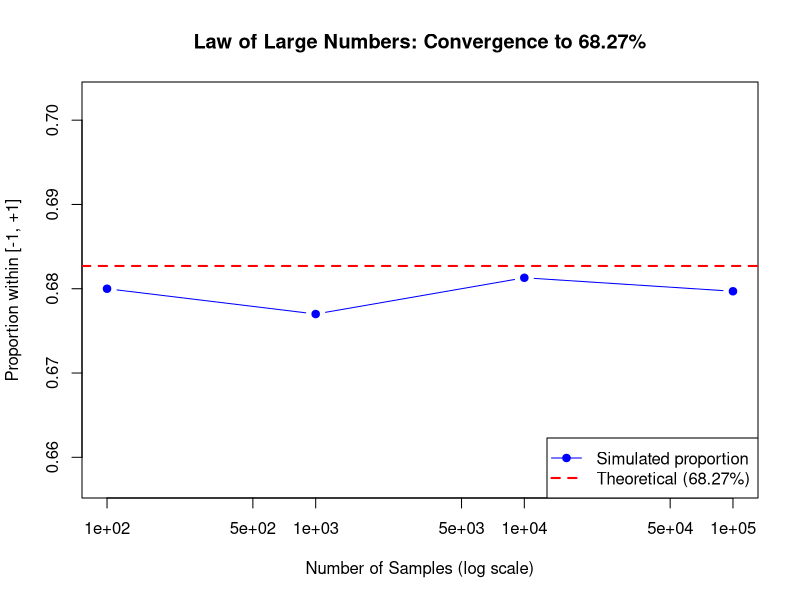

This figure's R source:
set.seed(42) # random seed for reproducibility
number_of_examples <- c(100, 1000, 10000, 100000) # number of examples we are going to test on
results <- numeric(length(number_of_examples))    # to store proportions

for (i in seq_along(number_of_examples)) {
  n <- number_of_examples[i]
  samples <- rnorm(n, mean = 0, sd = 1)          # Generate n random normal values
  within_range <- samples > -1 & samples < 1     # Logical vector: True if between -1 and +1
  proportion <- mean(within_range)               # Proportion of TRUEs = Proportion in range
  results[i] <- proportion
  
  cat("n =", n, "-> Proportion within [-1, +1]:", round(proportion * 100, 2), "%\n")
}

# Create output directory if it doesn't exist
output_dir <- "./assets/images/"
if (!dir.exists(output_dir)) {
  dir.create(output_dir, recursive = TRUE)
}

# Open PNG device to save the plot
png(filename = paste0(output_dir, "law_of_large_numbers.png"), width = 800, height = 600)

# Plot the results
plot(number_of_examples, results, 
     log = "x",                                  # log scale on x-axis (since n spans orders of magnitude)
     type = "b",                                 # "b" = both points and lines
     pch = 19,                                    # solid circle points
     col = "blue",
     xlab = "Number of Samples (log scale)",
     ylab = "Proportion within [-1, +1]",
     main = "Law of Large Numbers: Convergence to 68.27%",
     ylim = c(min(results, 0.6827) - 0.02, max(results, 0.6827) + 0.02))

# Add horizontal reference line at the theoretical value
abline(h = 0.6827, col = "red", lty = 2, lwd = 2)

# Add a legend
legend("bottomright", 
       legend = c("Simulated proportion", "Theoretical (68.27%)"),
       col = c("blue", "red"), 
       lty = c(1, 2), 
       pch = c(19, NA),
       lwd = c(1, 2))

# Close the device to finalize/save the file
dev.off()

cat("Plot saved to:", paste0(output_dir, "law_of_large_numbers.png"), "\n")
